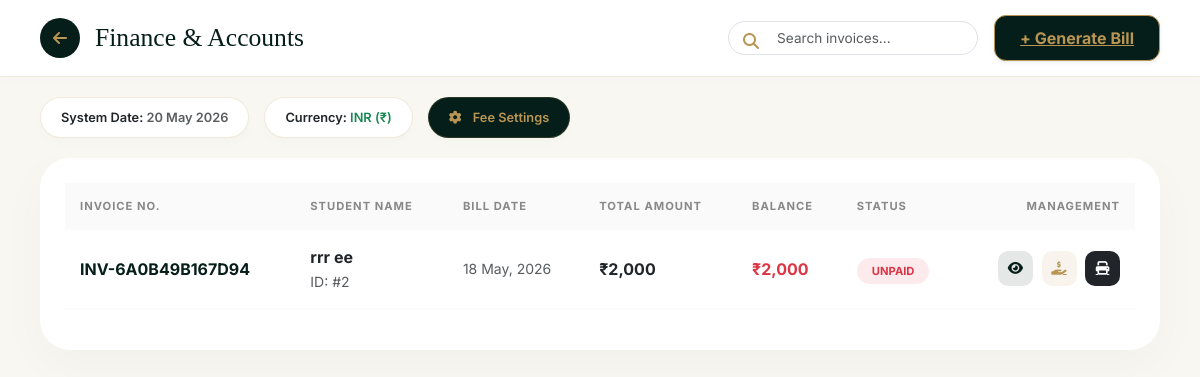
Page /index.php/fees on the committed database.
### tables this page shows
CREATE TABLE `invoices` (
  `id` int(11) NOT NULL,
  `invoice_no` varchar(20) DEFAULT NULL,
  `student_id` int(11) DEFAULT NULL,
  `title` varchar(100) DEFAULT NULL,
  `total_amount` decimal(10,2) DEFAULT NULL,
  `paid_amount` decimal(10,2) DEFAULT 0.00,
  `status` enum('Paid','Unpaid','Partial') DEFAULT 'Unpaid',
  `created_at` date DEFAULT NULL
);

CREATE TABLE `students` (
  `id` int(11) NOT NULL,
  `adm_no` varchar(50) NOT NULL,
  `class` varchar(20) DEFAULT NULL,
  `section` varchar(10) DEFAULT NULL,
  `roll_no` varchar(20) DEFAULT NULL,
  `first_name` varchar(100) DEFAULT NULL,
  `last_name` varchar(100) DEFAULT NULL,
  `dob` date DEFAULT NULL,
  `gender` enum('Male','Female','Other') DEFAULT NULL,
  `father_name` varchar(100) DEFAULT NULL,
  `mother_name` varchar(100) DEFAULT NULL,
  `photo` varchar(255) DEFAULT 'default.png',
  `created_at` timestamp NOT NULL DEFAULT current_timestamp()
);

### application/controllers/Fees.php (called while the page is built, shortened)
<?php
class Fees extends CI_Controller {
    public function __construct() {
        $this->load->model(array('Fees_model', 'Academic_model', 'Student_model'));
        $this->load->helper('url');
    }
    public function index() {
        $data['invoices'] = $this->Fees_model->get_invoices();
        $this->load->view('fee_invoices', $data);
    }
}

### index.php (called while the page is built, shortened)
<?php
require_once BASEPATH.'core/CodeIgniter.php';

### application/models/Fees_model.php (called while the page is built, shortened)
<?php
class Fees_model extends CI_Model {
    public function get_invoices() {
        $this->db->select('invoices.*, students.first_name, students.last_name');
        $this->db->from('invoices');
        $this->db->join('students', 'students.id = invoices.student_id');
        return $this->db->get()->result_array();
    }
}

### application/views/fee_invoices.php (the view, shortened to what this page needs)
<!DOCTYPE html>
<html lang="en">
<head>
    <link href="https://cdn.jsdelivr.net/npm/bootstrap@5.3.0/dist/css/bootstrap.min.css" rel="stylesheet">
    <link rel="stylesheet" href="https://cdnjs.cloudflare.com/ajax/libs/font-awesome/6.4.0/css/all.min.css">
</head>
<body>
    <div class="page-header">
        <div class="d-flex align-items-center">
            <a href="<?= site_url('dashboard') ?>" class="back-circle"><i class="fa fa-arrow-left"></i></a>
            <h2>Finance & Accounts</h2>
        </div>
        <div class="d-flex align-items-center">
            <div class="position-relative me-3">
                <i class="fa fa-search position-absolute" style="left:15px; top:12px; color:var(--gold);"></i>
                <input type="text" id="billSearch" class="form-control ps-5" placeholder="Search invoices..." style="border-radius:50px; width:250px; font-size:0.85rem;" onkeyup="filterLedger()">
            </div>
            <a href="<?= site_url('fees/create_invoice') ?>" class="btn-create shadow-sm">+ Generate Bill</a>
        </div>
    </div>
    <div class="stats-row">
        <div class="stat-pill">System Date: <span class="text-muted"><?= date('d M Y') ?></span></div>
        <div class="stat-pill">Currency: <span class="text-success">INR (₹)</span></div>
        <a href="<?= site_url('fees/configuration') ?>" class="stat-pill text-decoration-none" style="background: var(--forest-green); color: var(--gold);"><i class="fa fa-cog me-2"></i> Fee Settings</a>
    </div>
    <div class="main-container">
        <div class="ledger-card">
            <table class="table align-middle" id="ledgerTable">
                <thead>
                    <tr>
                        <th>Invoice No.</th>
                        <th>Student Name</th>
                        <th>Bill Date</th>
                        <th>Total Amount</th>
                        <th>Balance</th>
                        <th>Status</th>
                        <th class="text-end">Management</th>
                    </tr>
                </thead>
                <tbody>
                    <?php foreach($invoices as $i): ?>
                    <tr>
                        <td><span class="fw-bold" style="color: var(--forest-green);"><?= $i['invoice_no'] ?></span></td>
                        <td>
                            <div class="fw-bold"><?= $i['first_name'].' '.$i['last_name'] ?></div>
                            <small class="text-muted">ID: #<?= $i['student_id'] ?></small>
                        </td>
                        <td class="text-muted small"><?= date('d M, Y', strtotime($i['created_at'])) ?></td>
                        <td class="fw-bold">₹<?= number_format($i['total_amount']) ?></td>
                        <td class="text-danger fw-bold">₹<?= number_format($i['total_amount'] - $i['paid_amount']) ?></td>
                        <td>
                            <span class="<?= ($i['status'] == 'Paid') ? 'badge-paid' : 'badge-unpaid' ?>">
                                <?= $i['status'] ?>
                            </span>
                        </td>
                        <td class="text-end">
                            <button class="btn-action btn-view me-1" onclick='viewInvoice(<?= json_encode($i) ?>)'><i class="fa fa-eye"></i></button>
                            <a href="<?= site_url('fees/collect/'.$i['id']) ?>" class="btn-action btn-collect me-1"><i class="fa fa-hand-holding-dollar"></i></a>
                            <a href="<?= site_url('fees/receipt/'.$i['id']) ?>" class="btn-action bg-dark text-white"><i class="fa fa-print"></i></a>
                        </td>
                    </tr>
                    <?php endforeach; ?>
                </tbody>
            </table>
        </div>
    </div>
</body>
</html>

### application/views/fee_invoices.php (style rules this page uses)
:root { --forest-green: #061e19; --gold: #b89552; --cream: #f8f7f2; }
body { background-color: var(--cream); font-family: 'Inter', sans-serif; height: 100vh; overflow: hidden; display: flex; flex-direction: column; }
.page-header { background: white; padding: 15px 40px; box-shadow: 0 2px 15px rgba(0,0,0,0.02); display: flex; align-items: center; justify-content: space-between; flex: 0 0 auto; border-bottom: 1px solid rgba(184, 149, 82, 0.2); }
.back-circle { width: 40px; height: 40px; background: var(--forest-green); color: var(--gold); display: flex; align-items: center; justify-content: center; border-radius: 50%; text-decoration: none; transition: 0.3s; }
h2 { font-family: 'Playfair Display', serif; color: var(--forest-green); margin: 0; margin-left: 15px; font-size: 1.6rem; }
.stats-row { padding: 20px 40px; display: flex; gap: 15px; flex: 0 0 auto; }
.stat-pill { background: white; padding: 10px 20px; border-radius: 50px; box-shadow: 0 4px 10px rgba(0,0,0,0.02); border: 1px solid rgba(184, 149, 82, 0.2); font-size: 0.8rem; font-weight: 600; }
.main-container { flex: 1; padding: 0 40px 30px 40px; overflow-y: auto; }
.ledger-card { background: white; border-radius: 30px; box-shadow: 0 15px 50px rgba(0,0,0,0.03); border: none; padding: 25px; }
.table thead th { background: #fafafa; color: #888; font-size: 0.7rem; text-transform: uppercase; letter-spacing: 1px; padding: 15px; border: none; }
.table tbody td { padding: 15px; vertical-align: middle; border-bottom: 1px solid #f9f9f9; }
.badge-unpaid { background: rgba(220, 53, 69, 0.1); color: #dc3545; padding: 6px 15px; border-radius: 50px; font-size: 0.7rem; font-weight: 700; text-transform: uppercase; }
.btn-action { width: 35px; height: 35px; border-radius: 10px; display: inline-flex; align-items: center; justify-content: center; transition: 0.2s; border: none; font-size: 0.85rem; }
.btn-view { background: rgba(6, 30, 25, 0.1); color: var(--forest-green); }
.btn-collect { background: rgba(184, 149, 82, 0.1); color: var(--gold); }
.btn-create { background: var(--forest-green); color: var(--gold); border: 1px solid var(--gold); border-radius: 12px; padding: 10px 25px; font-weight: 700; transition: 0.3s; }

### rows in the picture
invoices: invoice_no "INV-6A0B49B167D94", student.first_name "rrr", student.last_name "ee", student "2", created_at "18 May, 2026", total_amount "2,000", $i['total_amount'] - $i['paid_amount'] "2,000", status "UNPAID"
